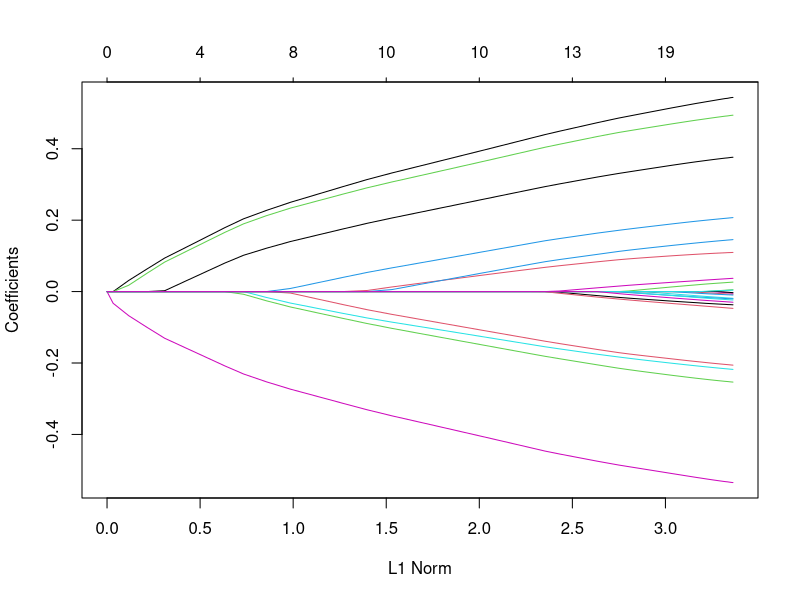
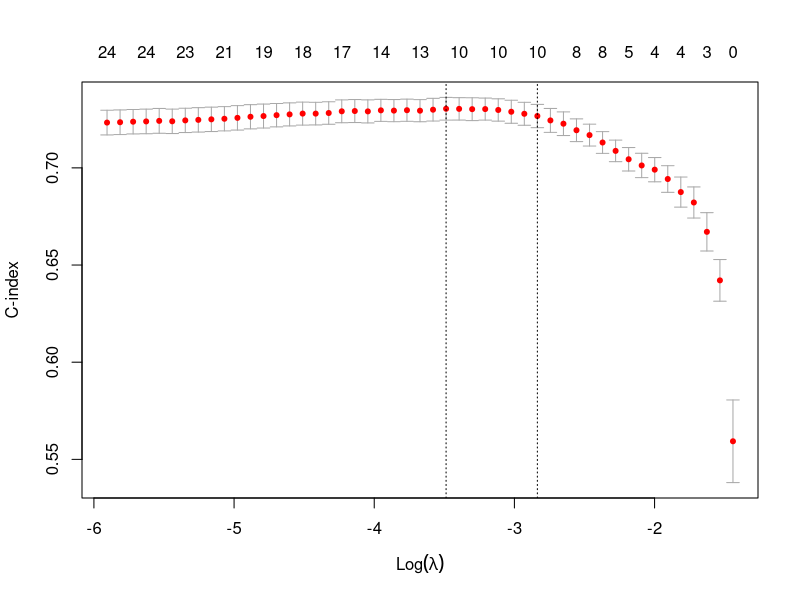
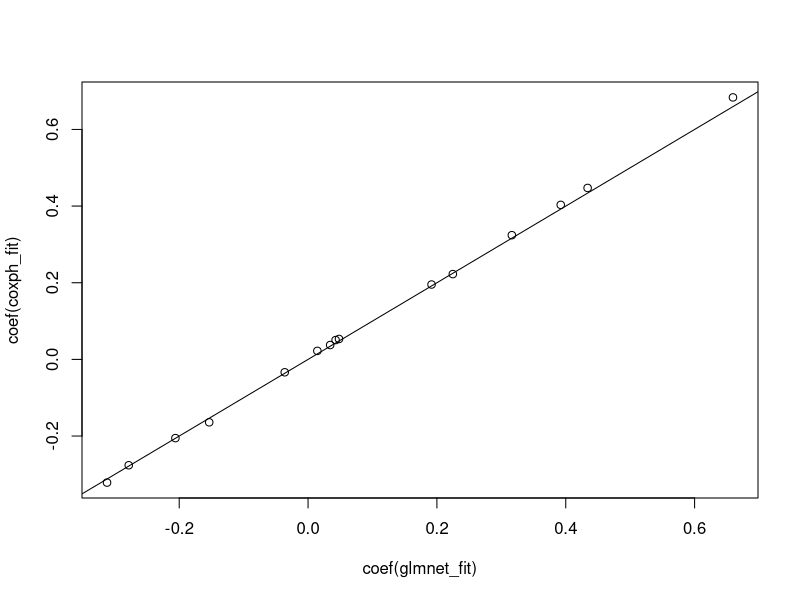
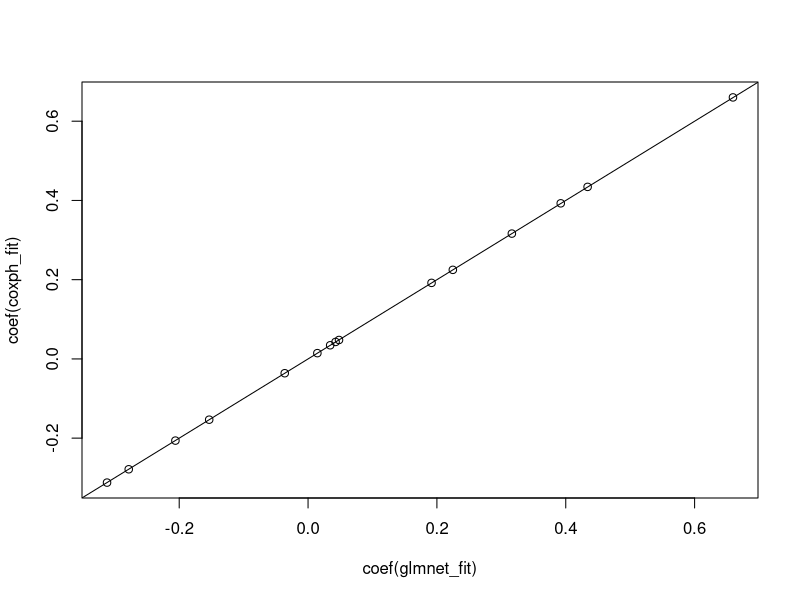
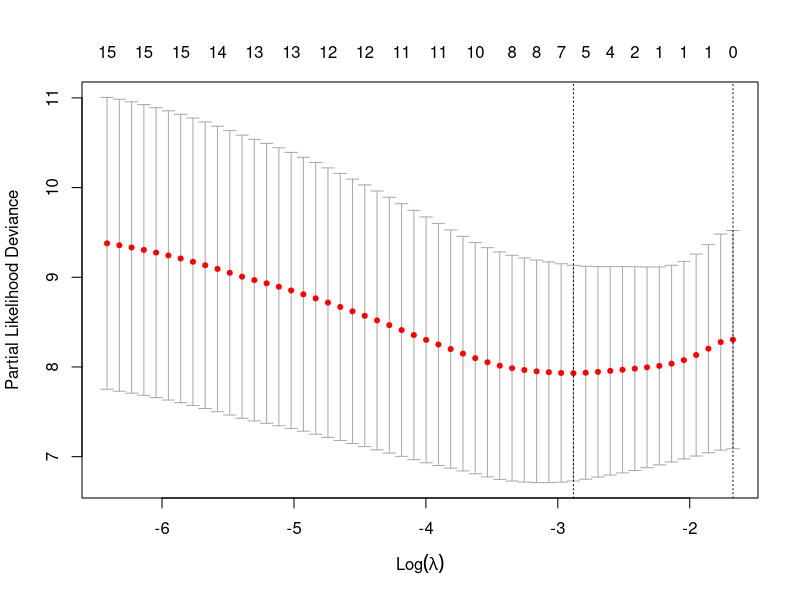
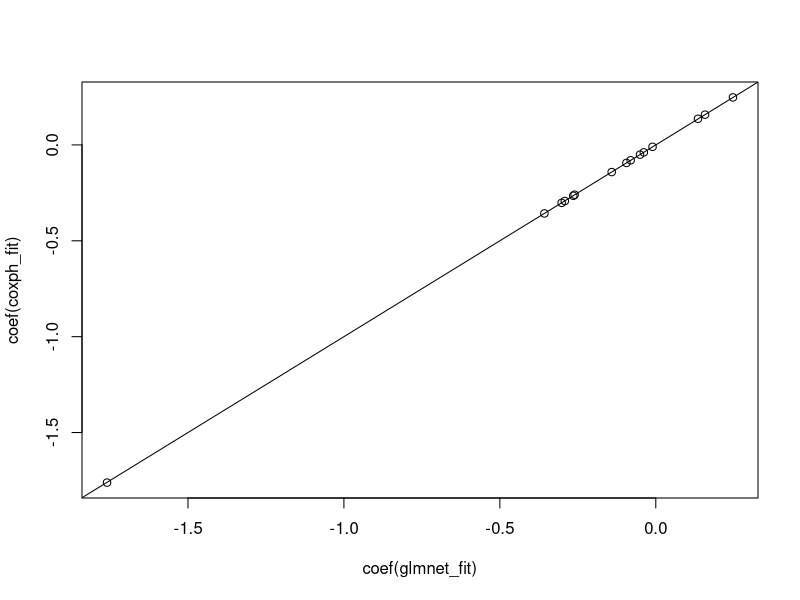
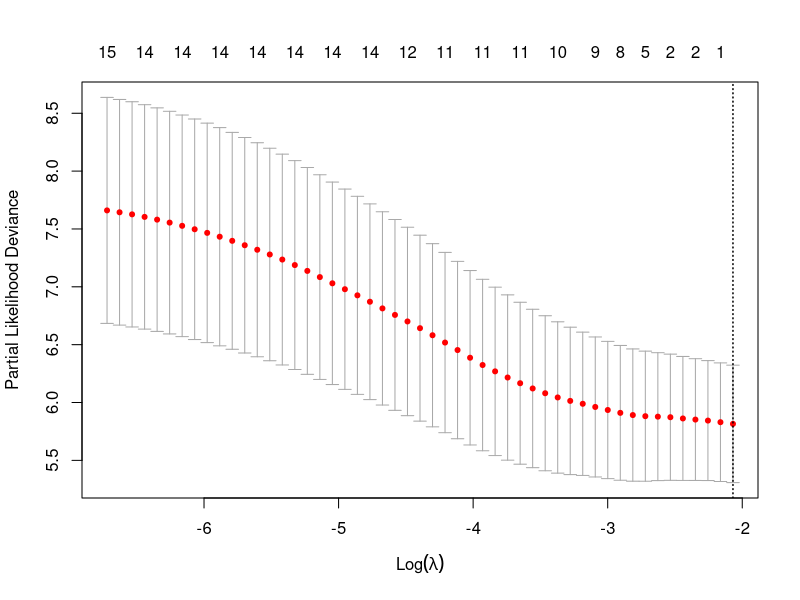

Write the R code that produced these figures, in order. (Note: this script raises an error after producing the figures.)
## ----include=FALSE------------------------------------------------------------
# the code in this chunk enables us to truncate the print output for each
# chunk using the `out.lines` option
# save the built-in output hook
hook_output <- knitr::knit_hooks$get("output")

# set a new output hook to truncate text output
knitr::knit_hooks$set(output = function(x, options) {
  if (!is.null(n <- options$out.lines)) {
    x <- xfun::split_lines(x)
    if (length(x) > n) {
      # truncate the output
      x <- c(head(x, n), "....\n")
    }
    x <- paste(x, collapse = "\n")
  }
  hook_output(x, options)
})

## -----------------------------------------------------------------------------
library(glmnet)
library(survival)
data(CoxExample)
x <- CoxExample$x
y <- CoxExample$y
y[1:5, ]

## -----------------------------------------------------------------------------
fit <- glmnet(x, y, family = "cox")

## -----------------------------------------------------------------------------
plot(fit)

## ----out.lines = 10-----------------------------------------------------------
coef(fit, s = 0.05)

## -----------------------------------------------------------------------------
set.seed(1)
cvfit <- cv.glmnet(x, y, family = "cox", type.measure = "C")

## -----------------------------------------------------------------------------
plot(cvfit)

## -----------------------------------------------------------------------------
cvfit$lambda.min
cvfit$lambda.1se

## -----------------------------------------------------------------------------
# create x matrix
set.seed(1)
nobs <- 100; nvars <- 15
x <- matrix(rnorm(nobs * nvars), nrow = nobs)

# create response
ty <- rep(rexp(nobs / 5), each = 5)
tcens <- rbinom(n = nobs, prob = 0.3, size = 1)
y <- Surv(ty, tcens)

# coefficients from these two models will not line up because
# of different tie handling methods
glmnet_fit <- glmnet(x, y, family = "cox", lambda = 0)
coxph_fit <- coxph(y ~ x)
plot(coef(glmnet_fit), coef(coxph_fit))
abline(0, 1)

## -----------------------------------------------------------------------------
# coefficients from these two models will line up
glmnet_fit <- glmnet(x, y, family = "cox", lambda = 0)
coxph_fit <- coxph(y ~ x, ties = "breslow")
plot(coef(glmnet_fit), coef(coxph_fit))
abline(0, 1)

## -----------------------------------------------------------------------------
# create x matrix
set.seed(2)
nobs <- 100; nvars <- 15
xvec <- rnorm(nobs * nvars)
xvec[sample.int(nobs * nvars, size = 0.4 * nobs * nvars)] <- 0
x <- matrix(xvec, nrow = nobs)  # non-sparse x
x_sparse <- Matrix::Matrix(xvec, nrow = nobs, sparse = TRUE)  # sparse x

# create start-stop data response
beta <- rnorm(5)
fx <- x_sparse[, 1:5] %*% beta / 3
ty <- rexp(nobs, drop(exp(fx)))
tcens <- rbinom(n = nobs, prob = 0.3, size = 1)
starty <- runif(nobs)
yss <- Surv(starty, starty + ty, tcens)

# fit regularized Cox model with start-stop data
fit <- glmnet(x, yss, family = "cox")

## -----------------------------------------------------------------------------
cv.fit <- cv.glmnet(x, yss, family = "cox", nfolds = 5)
plot(cv.fit)

## -----------------------------------------------------------------------------
glmnet_fit <- glmnet(x, yss, family = "cox", lambda = 0)
coxph_fit <- coxph(yss ~ x)
plot(coef(glmnet_fit), coef(coxph_fit))
abline(0, 1)

## -----------------------------------------------------------------------------
strata <- rep(1:5, length.out = nobs)
y2 <- stratifySurv(y, strata)
str(y2[1:6])

## -----------------------------------------------------------------------------
fit <- glmnet(x, y2, family = "cox")

## -----------------------------------------------------------------------------
cv.fit <- cv.glmnet(x, y2, family = "cox", nfolds = 5)
plot(cv.fit)

## -----------------------------------------------------------------------------
y3 <- y
attr(y3, "strata") <- strata
str(y3[1:6])  # note that the strata attribute is no longer there

## ----error=TRUE---------------------------------------------------------------
fit <- glmnet(x, y3, family = "cox")

## -----------------------------------------------------------------------------
fit <- glmnet(x, y, family = "cox")
survival::survfit(fit, s = 0.05, x = x, y = y)

## -----------------------------------------------------------------------------
plot(survival::survfit(fit, s = 0.05, x = x, y = y))

## -----------------------------------------------------------------------------
survival::survfit(fit, s = 0.05, x = x, y = y, newx = x[1:3, ])
plot(survival::survfit(fit, s = 0.05, x = x, y = y, newx = x[1:3, ]))

## -----------------------------------------------------------------------------
y2 <- stratifySurv(y, rep(1:2, length.out = nobs))
fit <- glmnet(x, y2, family = "cox")
survival::survfit(fit, s = 0.01, x = x, y = y2)

# survival curve plot for first two individuals in dataset
plot(survival::survfit(fit, s = 0.01, x = x, y = y2, 
                       newx = x[1:2, ], newstrata = strata[1:2]))

## -----------------------------------------------------------------------------
sf <- survival::survfit(fit, x = x, y = y2)
length(sf)
length(fit$lambda)

## -----------------------------------------------------------------------------
cv.fit <- cv.glmnet(x, y2, family = "cox", nfolds = 5)
survival::survfit(cv.fit, x = x, y = y2)
survival::survfit(cv.fit, s = "lambda.min", x = x, y = y2)

